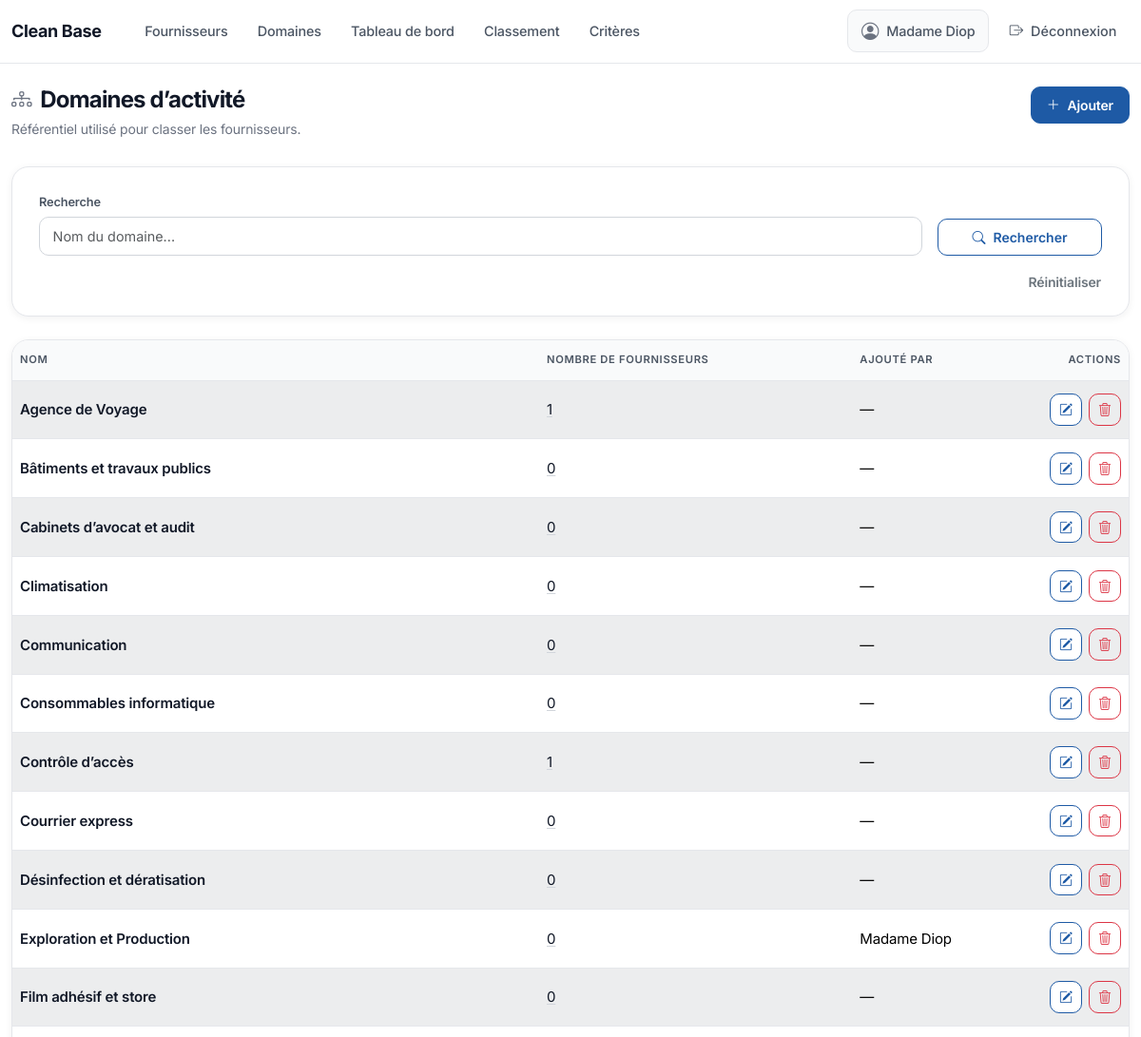
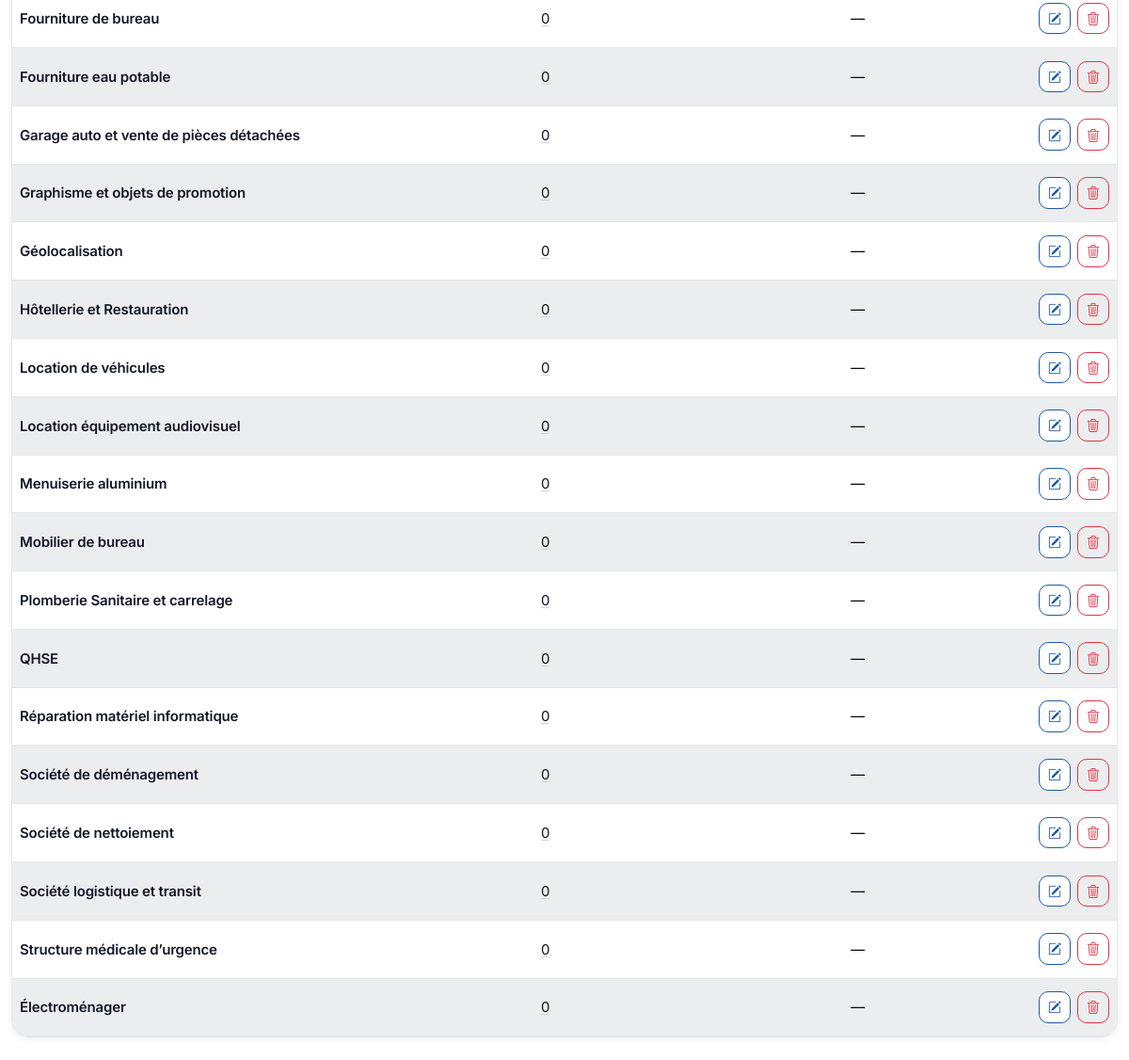
/domaines/ (signed in), run on the app's committed database (2 pictures, top to bottom).
### fournisseurs/models.py (models this page shows, shortened)
class DomaineActivite(models.Model):
    nom = models.CharField(max_length=150, unique=True)
    created_by = models.ForeignKey(
        "auth.User",
        null=True,
        blank=True,
        on_delete=models.SET_NULL,
        related_name="domaines_crees",
    )
    class Meta:
        verbose_name = "Domaine d’activité"
        verbose_name_plural = "Domaines d’activités"
        ordering = ["nom"]

### fournisseurs/views.py (the view)
# urls.py: path("domaines/", DomaineListView.as_view(), name="domaines_list"),
class DomaineListView(LoginRequiredMixin, ListView):
    model = DomaineActivite
    template_name = "fournisseurs/domaines_list.html"
    context_object_name = "domaines"
    paginate_by = 50
    def get_queryset(self):
        qs = DomaineActivite.objects.select_related("created_by").annotate(
            nb_fournisseurs=Count("fournisseurs", distinct=True)
        ).order_by("nom")
        query = (self.request.GET.get("q") or "").strip()
        if query:
            qs = qs.filter(nom__icontains=query)
        return qs
    def get_context_data(self, **kwargs):
        context = super().get_context_data(**kwargs)
        context["q"] = (self.request.GET.get("q") or "").strip()
        query_params = self.request.GET.copy()
        query_params.pop("page", None)
        context["query_string"] = query_params.urlencode()
        return context

### fournisseurs/templates/fournisseurs/domaines_list.html (shortened to what this page needs)
{% extends "base.html" %}
{% block content %}
  <header class="saas-page-header">
    <div>
      <h1 class="saas-page-title">
        <i class="bi bi-diagram-3" aria-hidden="true"></i>
        <span>Domaines d’activité</span>
      </h1>
      <p class="saas-page-sub">Référentiel utilisé pour classer les fournisseurs.</p>
    </div>
    <a class="btn btn-primary d-inline-flex align-items-center gap-2 px-3" href="{% url 'fournisseurs:domaine_create' %}">
      <i class="bi bi-plus-lg"></i>
      <span>Ajouter</span>
    </a>
  </header>
  <div class="card mb-4">
    <div class="card-body saas-card-body-pad">
  <form class="row g-3 align-items-end" method="get">
    <div class="col-md-10">
      <label class="form-label">Recherche</label>
      <input
        type="text"
        name="q"
        class="form-control"
        placeholder="Nom du domaine..."
        value="{{ q }}"
      />
    </div>
    <div class="col-md-2 d-grid">
      <button type="submit" class="btn btn-outline-primary d-inline-flex align-items-center justify-content-center gap-2">
        <i class="bi bi-search"></i>
        <span>Rechercher</span>
      </button>
    </div>
    <div class="col-12 d-flex justify-content-end">
      <a class="btn btn-link link-secondary text-decoration-none p-0" href="{% url 'fournisseurs:domaines_list' %}">Réinitialiser</a>
    </div>
  </form>
    </div>
  </div>
  <div class="card table-card">
    <div class="table-responsive">
      <table class="table table-striped table-hover align-middle">
        <thead>
          <tr>
            <th>Nom</th>
            <th>Nombre de fournisseurs</th>
            <th>Ajouté par</th>
            <th class="text-end actions-cell">Actions</th>
          </tr>
        </thead>
        <tbody>
          {% for domaine in domaines %}
            <tr>
              <td>
                <a href="{% url 'fournisseurs:fournisseurs_list' %}?domaine={{ domaine.pk }}" class="fw-semibold text-decoration-none">
                  {{ domaine.nom }}
                </a>
              </td>
              <td>
                <a href="{% url 'fournisseurs:fournisseurs_list' %}?domaine={{ domaine.pk }}">
                  {{ domaine.nb_fournisseurs }}
                </a>
              </td>
              <td>
                {% if domaine.created_by %}
                  {% firstof domaine.created_by.get_full_name domaine.created_by.username %}
                {% else %}
                  —
                {% endif %}
              </td>
              <td class="text-end actions-cell">
                <div class="actions-group">
                  <a class="btn btn-sm btn-outline-primary btn-icon" href="{% url 'fournisseurs:domaine_update' domaine.pk %}" aria-label="Modifier" title="Modifier">
                    <i class="bi bi-pencil-square"></i>
                  </a>
                  <a class="btn btn-sm btn-outline-danger btn-icon" href="{% url 'fournisseurs:domaine_delete' domaine.pk %}" aria-label="Supprimer" title="Supprimer">
                    <i class="bi bi-trash3"></i>
                  </a>
                </div>
              </td>
            </tr>
          {% empty %}
            <tr>
              <td colspan="4" class="text-center text-muted">Aucun domaine</td>
            </tr>
          {% endfor %}
        </tbody>
      </table>
    </div>
  </div>
{% endblock %}

### templates/base.html (shortened to what this page needs)
<!doctype html>
{% load static %}
<html lang="fr">
  <head>
    <link
      href="https://cdn.jsdelivr.net/npm/bootstrap@5.3.3/dist/css/bootstrap.min.css"
      rel="stylesheet"
    />
    <link
      rel="stylesheet"
      href="https://cdn.jsdelivr.net/npm/bootstrap-icons@1.11.3/font/bootstrap-icons.min.css"
    />
  </head>
  <body class="saas-body {% block body_class %}{% endblock %}">
    <nav class="navbar navbar-expand-lg navbar-light app-navbar">
      <div class="container">
        <a class="navbar-brand saas-brand" href="{% url 'fournisseurs:dashboard' %}">Clean Base</a>
        <div class="collapse navbar-collapse" id="nav">
          <ul class="navbar-nav me-auto ms-lg-3 gap-lg-1">
            {% if user.is_authenticated %}
              <li class="nav-item">
                <a class="nav-link" href="{% url 'fournisseurs:fournisseurs_list' %}">Fournisseurs</a>
              </li>
              <li class="nav-item">
                <a class="nav-link" href="{% url 'fournisseurs:domaines_list' %}">Domaines</a>
              </li>
              <li class="nav-item">
                <a class="nav-link" href="{% url 'fournisseurs:dashboard' %}">Tableau de bord</a>
              </li>
              <li class="nav-item">
                <a class="nav-link" href="{% url 'fournisseurs:fournisseurs_classement' %}">Classement</a>
              </li>
              <li class="nav-item">
                <a class="nav-link" href="{% url 'fournisseurs:criteres_evaluation_manage' %}">Critères</a>
              </li>
            {% endif %}
          </ul>
          <ul class="navbar-nav align-items-lg-center gap-1">
            {% if user.is_authenticated %}
              <li class="nav-item">
                <span class="nav-link saas-nav-user d-inline-flex align-items-center gap-2">
                  <i class="bi bi-person-circle"></i>
                  <span>{% firstof user.get_full_name user.username %}</span>
                </span>
              </li>
              <li class="nav-item">
                <form method="post" action="{% url 'logout' %}" class="d-inline-flex align-items-center m-0">
                  <button type="submit" class="nav-link bg-transparent border-0 d-inline-flex align-items-center gap-2">
                    <i class="bi bi-box-arrow-right"></i>
                    <span>Déconnexion</span>
                  </button>
                </form>
              </li>
            {% endif %}
          </ul>
        </div>
      </div>
    </nav>
    <main class="container app-shell py-4">
      {% block content %}{% endblock %}
    </main>
  </body>
</html>

### data on the page
DomaineActivite: nom "Agence de Voyage", nb_fournisseurs "1"
DomaineActivite: nom "Bâtiments et travaux publics", nb_fournisseurs "0"
DomaineActivite: nom "Cabinets d’avocat et audit", nb_fournisseurs "0"
DomaineActivite: nom "Climatisation", nb_fournisseurs "0"
DomaineActivite: nom "Communication", nb_fournisseurs "0"
DomaineActivite: nom "Consommables informatique", nb_fournisseurs "0"
DomaineActivite: nom "Contrôle d’accès", nb_fournisseurs "1"
DomaineActivite: nom "Courrier express", nb_fournisseurs "0"
DomaineActivite: nom "Désinfection et dératisation", nb_fournisseurs "0"
DomaineActivite: nom "Exploration et Production", nb_fournisseurs "0", created_by.last_name "Madame Diop"
DomaineActivite: nom "Film adhésif et store", nb_fournisseurs "0"
DomaineActivite: nom "Fourniture de bureau", nb_fournisseurs "0"
DomaineActivite: nom "Fourniture eau potable", nb_fournisseurs "0"
DomaineActivite: nom "Garage auto et vente de pièces détachées", nb_fournisseurs "0"
DomaineActivite: nom "Graphisme et objets de promotion", nb_fournisseurs "0"
DomaineActivite: nom "Géolocalisation", nb_fournisseurs "0"
DomaineActivite: nom "Hôtellerie et Restauration", nb_fournisseurs "0"
DomaineActivite: nom "Location de véhicules", nb_fournisseurs "0"
DomaineActivite: nom "Location équipement audiovisuel", nb_fournisseurs "0"
DomaineActivite: nom "Menuiserie aluminium", nb_fournisseurs "0"
DomaineActivite: nom "Mobilier de bureau", nb_fournisseurs "0"
DomaineActivite: nom "Plomberie Sanitaire et carrelage", nb_fournisseurs "0"
DomaineActivite: nom "QHSE", nb_fournisseurs "0"
DomaineActivite: nom "Réparation matériel informatique", nb_fournisseurs "0"
DomaineActivite: nom "Société de déménagement", nb_fournisseurs "0"
DomaineActivite: nom "Société de nettoiement", nb_fournisseurs "0"
DomaineActivite: nom "Société logistique et transit", nb_fournisseurs "0"
DomaineActivite: nom "Structure médicale d’urgence", nb_fournisseurs "0"
DomaineActivite: nom "Électroménager", nb_fournisseurs "0"
